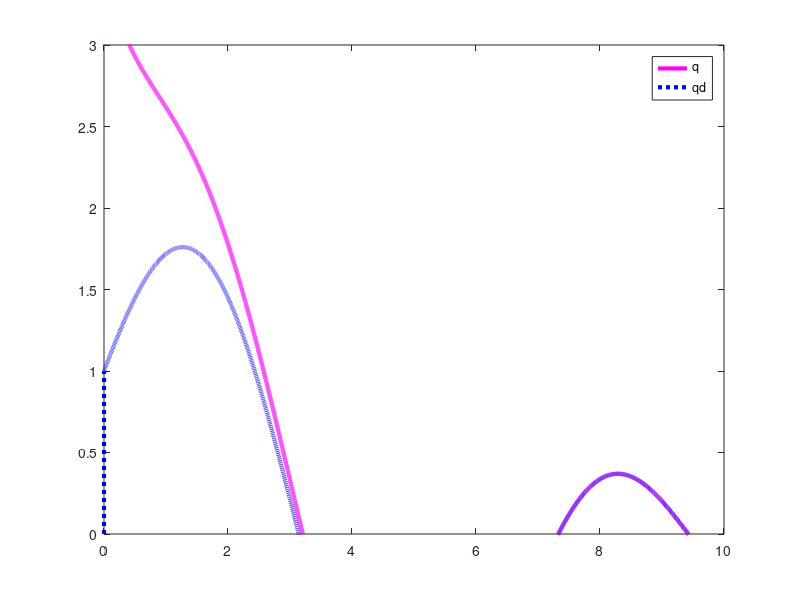

Recreate this plot in MATLAB.
clear all, close all , clc
%simulation time 10s
t=[1:1:10000];
dt=0.001;
t_plot=[0:dt:9.999];
g = 9.81;
%The ground truth m=2,l=1,a=2
m = 2;
l = 1;
a = 1;
k = 5;
k2 =20;
M = 3;
%the desire q,qd_d,qd_dd
qd = 0;
qd_d =0;
qd_dd = 0;



% the error term
e = 0;
e_d =0;
e_dd = 0;
r = 0;
%the dynamic
q_dd = 0;
q_d =0;
q = 3; %initial q = 0
c1 =10;
%control input T
T = 0;
% update term
old_q = 0;
new_q = 0;
old_q_d = 0;
new_q_d = 0;


%record
record_q = zeros(length(t),1);
record_qd = zeros(length(t),1);

for i=1:length(t)
    record_q(i) = q;
    record_qd(i) =qd;
    old_qd =qd;
    new_qd = sin(i*dt)+cos((i*dt)/2); 
    qd=new_qd;
    old_qd_d = qd_d;
    new_qd_d = (new_qd-old_qd)/dt;
    qd_d = new_qd_d;
    e = (qd-q);
    e_d =(qd_d-q_d);
    r = e_d+a*e;
    T=k*r+k2*sign(r);
    q_dd =(T-M*sin(q))/m;
    q_d = q_d+(q_dd*dt);
    q = q + (q_d*dt);
  
end


plot(t_plot,record_q,'-m','LineWidth',3);
hold on;
plot(t_plot,record_qd,':b','LineWidth',3);
legend('q',"qd");
xlim([0 10]);
ylim([0 3]);
hold off;